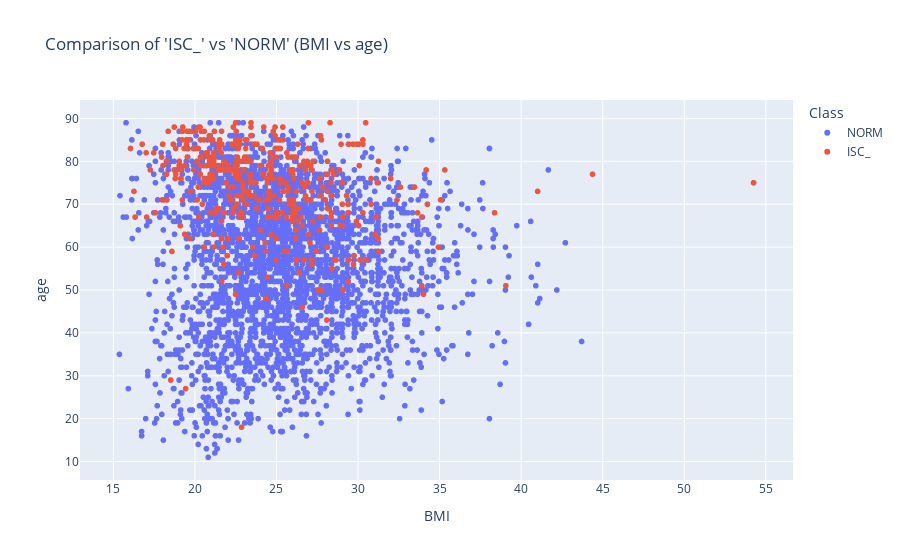
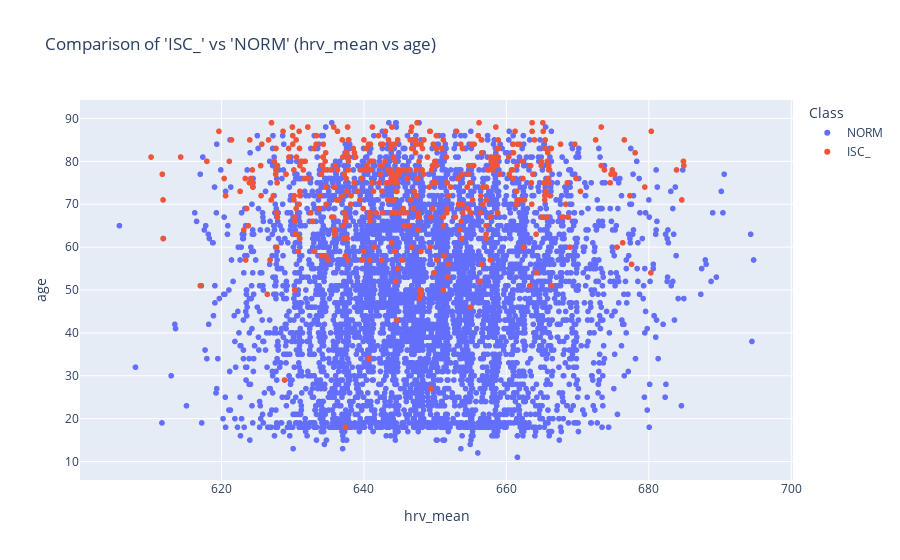

Here is the notebook cell these charts were saved with, in order:
### Code cell
# Define the key heart disease classes to focus on
key_classes = ['ISC_', 'NORM']  # Adjust this list based on relevance

# Filter the expanded DataFrame to keep only the selected classes
filtered_df = expanded_df[expanded_df['Class'].isin(key_classes)]

# Separate out the "NORM" class for comparison
norm_df = filtered_df[filtered_df['Class'] == 'NORM']

# Loop through each selected class and compare it to "NORM"
for current_class in key_classes:
    if current_class == 'NORM':  # Skip "NORM" itself
        continue
    
    # Filter for the current class to compare with "NORM"
    class_df = filtered_df[filtered_df['Class'] == current_class]
    
    # Combine norm_df and class_df for plotting
    compare_df = pd.concat([norm_df, class_df])
    
    # Generate scatter plots for chosen feature pairs
    for x_axis_data, y_axis_data in [('BMI', 'age'), ('hrv_mean', 'age')]:
        title = f"Comparison of '{current_class}' vs 'NORM' ({x_axis_data} vs {y_axis_data})"
        fig = px.scatter(
            compare_df, x=x_axis_data, y=y_axis_data, color='Class',
            title=title
        )
        fig.show()

### Figure 1 — Plotly figure (JSON) as saved in the notebook; plotly's stock layout.template omitted (floating-point values rounded to 4 significant figures; data arrays with more than 128 entries replaced by an {"elided": "..."} marker saying what was removed)
{"data": [{"hovertemplate": "Class=NORM<br>BMI=%{x}<br>age=%{y}<extra></extra>", "legendgroup": "NORM", "marker": {"color": "#636efa", "symbol": "circle"}, "mode": "markers", "name": "NORM", "showlegend": true, "type": "scattergl", "x": {"elided": "5165 float values"}, "xaxis": "x", "y": {"elided": "5165 int values"}, "yaxis": "y"}, {"hovertemplate": "Class=ISC_<br>BMI=%{x}<br>age=%{y}<extra></extra>", "legendgroup": "ISC_", "marker": {"color": "#EF553B", "symbol": "circle"}, "mode": "markers", "name": "ISC_", "showlegend": true, "type": "scattergl", "x": {"elided": "438 float values"}, "xaxis": "x", "y": {"elided": "438 int values"}, "yaxis": "y"}], "layout": {"legend": {"title": {"text": "Class"}, "tracegroupgap": 0}, "title": {"text": "Comparison of 'ISC_' vs 'NORM' (BMI vs age)"}, "xaxis": {"anchor": "y", "domain": [0, 1], "title": {"text": "BMI"}}, "yaxis": {"anchor": "x", "domain": [0, 1], "title": {"text": "age"}}}}

### Figure 2 — Plotly figure (JSON) as saved in the notebook; plotly's stock layout.template omitted (floating-point values rounded to 4 significant figures; data arrays with more than 128 entries replaced by an {"elided": "..."} marker saying what was removed)
{"data": [{"hovertemplate": "Class=NORM<br>hrv_mean=%{x}<br>age=%{y}<extra></extra>", "legendgroup": "NORM", "marker": {"color": "#636efa", "symbol": "circle"}, "mode": "markers", "name": "NORM", "showlegend": true, "type": "scattergl", "x": {"elided": "5165 float values"}, "xaxis": "x", "y": {"elided": "5165 int values"}, "yaxis": "y"}, {"hovertemplate": "Class=ISC_<br>hrv_mean=%{x}<br>age=%{y}<extra></extra>", "legendgroup": "ISC_", "marker": {"color": "#EF553B", "symbol": "circle"}, "mode": "markers", "name": "ISC_", "showlegend": true, "type": "scattergl", "x": {"elided": "438 float values"}, "xaxis": "x", "y": {"elided": "438 int values"}, "yaxis": "y"}], "layout": {"legend": {"title": {"text": "Class"}, "tracegroupgap": 0}, "title": {"text": "Comparison of 'ISC_' vs 'NORM' (hrv_mean vs age)"}, "xaxis": {"anchor": "y", "domain": [0, 1], "title": {"text": "hrv_mean"}}, "yaxis": {"anchor": "x", "domain": [0, 1], "title": {"text": "age"}}}}
